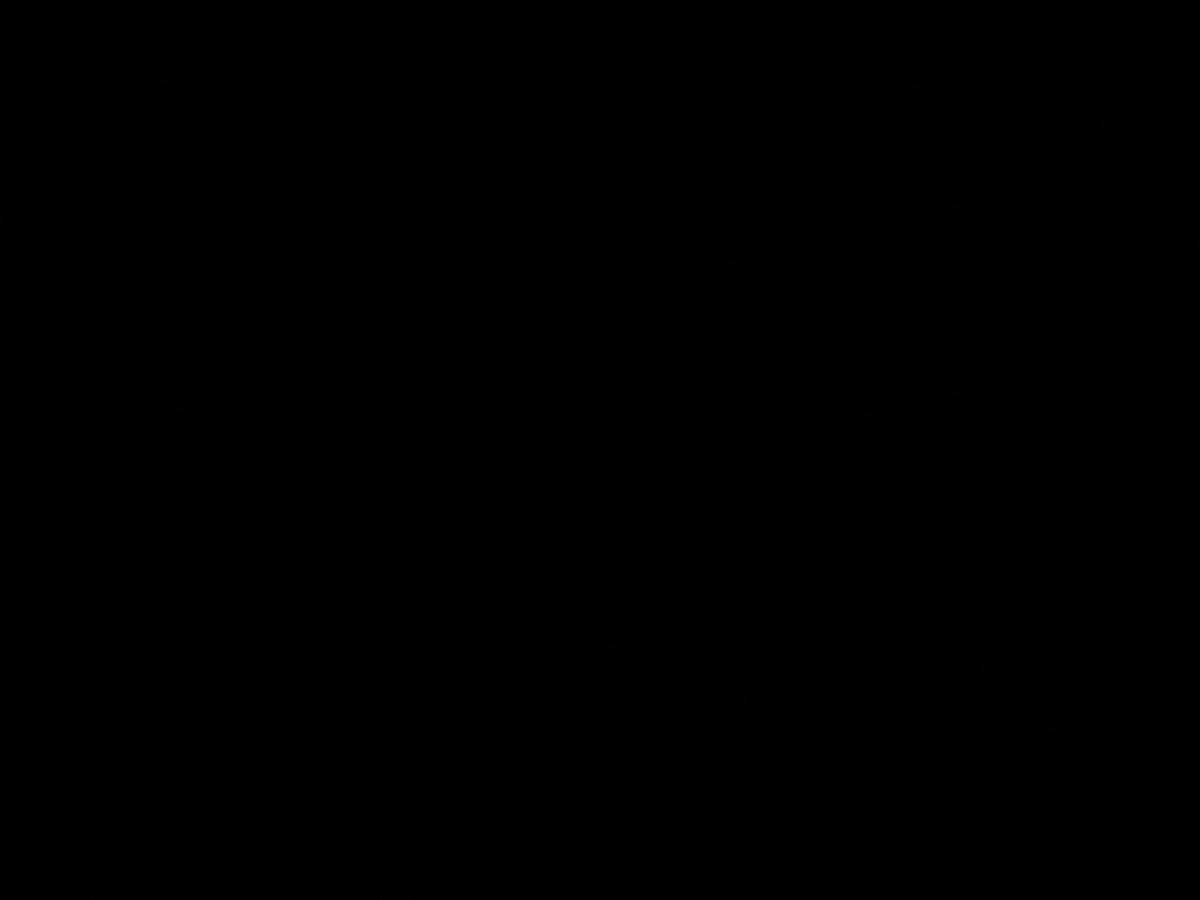
Frame 1 (no input)
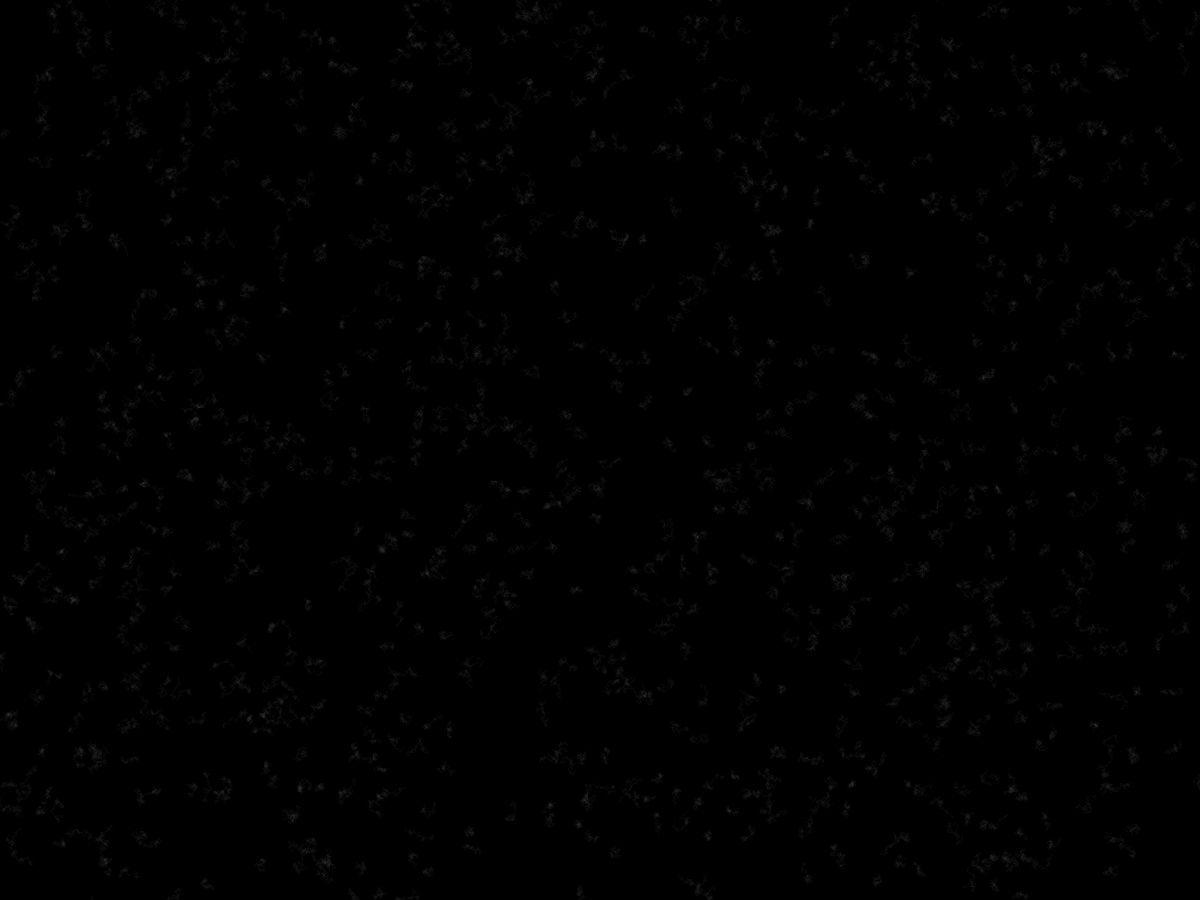
Frame 60 (the mouse pressed at the canvas centre just before this capture)
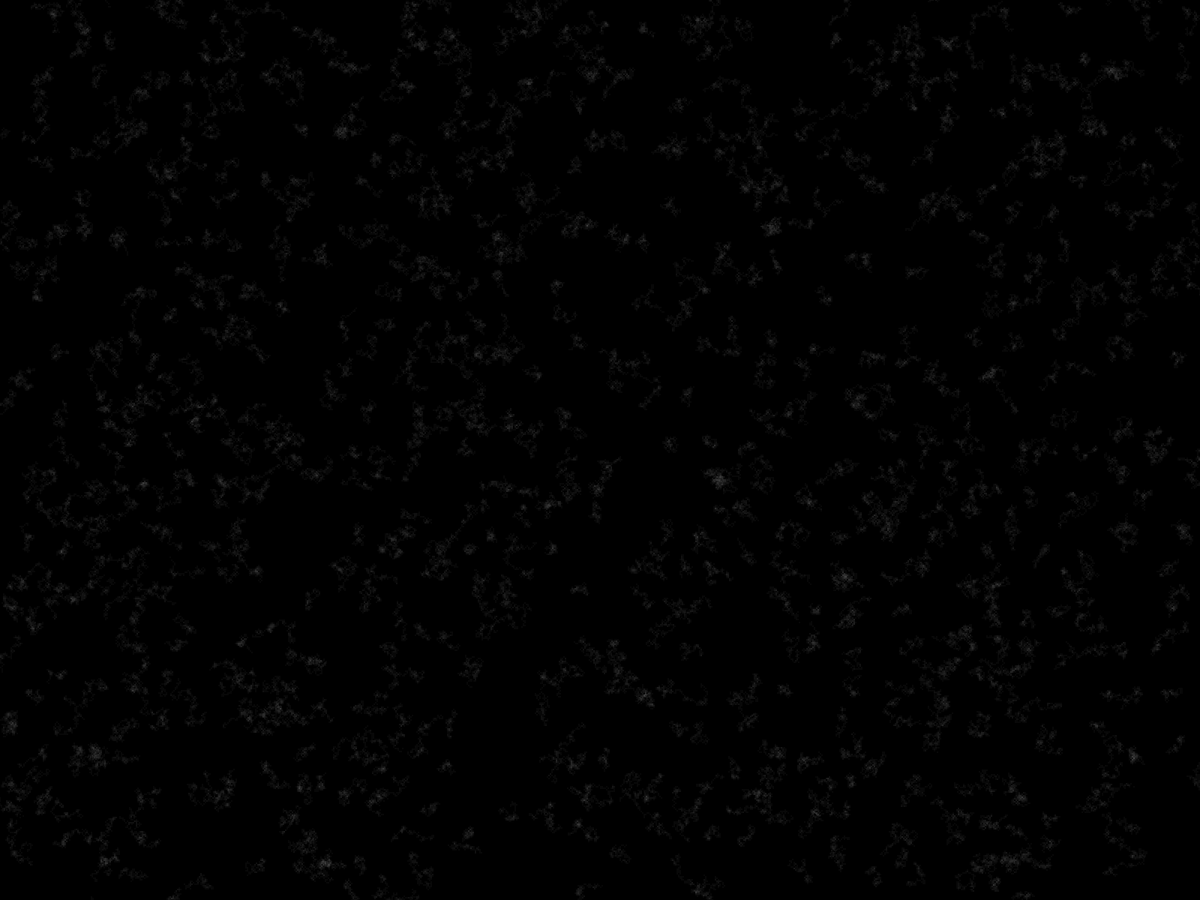
Frame 120 (the mouse held since frame 60 and released just before this capture)

The Processing sketch that drew these frames (run headless with seeded random() and noise(); from frame 60 on, the mouse is pressed at the canvas centre):

// Processing sketch: sketch_200806_futility
// ── sketch_200806_futility.pde
private ArrayList<Person> people;

void setup() {
  fullScreen();
  background(0);

  people = new ArrayList<Person>();
  int pplMax = 1000;
  for (int pplNum = 0; pplNum < pplMax; pplNum++) {
    int randX = (int)random(width);
    int randY = (int)random(height);
    Person newPerson = new Person(randX, randY);
    people.add(newPerson);
  }
}

void draw() {
  for (Person person : people) person.makeMove();
}

class Move {

  private String direction;

  public Move(String moveChoice) {
    direction = moveChoice;
  }

  public String getDirection() {
    return direction;
  }

  public void setDirection(String moveChoice) {
    direction = moveChoice;
  }
}

class Place {

  private int x;
  private int y;
  private color placeColor;
  public int placeDiameter;

  public Place(int xPos, int yPos) {
    x = xPos;
    y = yPos;
    placeColor = color(0, 0);
    placeDiameter = 2;
  }

  public void strengthen() {
    placeColor = color(255, 10);
  }

  public void weaken() {
    placeColor = color(0, 10);
  }

  public int getXPos() {
    return x;
  }

  public int getYPos() {
    return y;
  }

  public void update() {
    fill(placeColor);
    noStroke();
    circle(x, y, placeDiameter);
  }
}

class Legacy {

  private ArrayList<Move> moves;

  private Legacy() {
    moves = new ArrayList<Move>();
  }

  public ArrayList<Move> getMoves() {
    return  moves;
  }

  public void printMoves() {
    for (Move move : moves) {
      String moveDirection = move.getDirection();
      println(moveDirection);
    }
  }

  public void addMove(Move move) {
    moves.add(move);
  }

  public void removeMove(int movesIndex) {
    moves.remove(movesIndex);
  }

  private String compareThisMoveToEnd(Move moveChecking, int comparisonIndex) {

    String directionChecking = moveChecking.getDirection();

    Move moveComparing = moves.get(moves.size()-comparisonIndex);
    String directionComparing = moveComparing.getDirection();

    String oppositeMove = "noOpp";

    switch(directionComparing) {
    case "right":
      oppositeMove = "left";
      break;

    case "left":
      oppositeMove = "right";
      break;

    case "down":
      oppositeMove = "up";
      break;

    case "up":
      oppositeMove = "down";
      break;
    case "upRight":
      oppositeMove = "downLeft";
      break;

    case "upLeft":
      oppositeMove = "downRight";
      break;

    case "downRight":
      oppositeMove = "upLeft";
      break;

    case "downLeft":
      oppositeMove = "upRight";
      break;
    }

    if (directionChecking == oppositeMove) return "opposite";
    else return "notOpposite";
  }
}

class Person {
  private Legacy legacy;
  private Place currentPlace;
  public boolean movingBack;

  private int x;
  private int y;

  public Person(int homeX, int homeY) {
    x = homeX;
    y = homeY;
    legacy = new Legacy();
    currentPlace = new Place(x, y);
    movingBack = false;
  }

  public String checkBackward(Move moveChecking) {
    ArrayList<Move> myMoves = legacy.getMoves();

    if (!myMoves.isEmpty()) {

      if (!movingBack || myMoves.size() == 1) {
        String moveState = legacy.compareThisMoveToEnd(moveChecking, 1);

        if (moveState == "opposite") {
          movingBack = true;
          return "backward1";
        } else return "forward";
      }

      if (movingBack && myMoves.size() > 1) {
        String moveState1 = legacy.compareThisMoveToEnd(moveChecking, 1);
        String moveState2 = legacy.compareThisMoveToEnd(moveChecking, 2);

        if (moveState1 == "opposite" || moveState2 == "opposite") {
          movingBack = true;
          return "backward2";
        } else {
          movingBack = false;
          return "forward";
        }
      } else return "error";
    } else return "forward";
  }

  private String chooseMove() {
    int moveDis = currentPlace.placeDiameter;
    String moveDir = "noDir";

    int moveIndex = (int)random(8);

    switch(moveIndex) {
    case 0:
      x+=moveDis;
      moveDir = "right";
      break;
    case 1:
      x-=moveDis;
      moveDir = "left";
      break;
    case 2:
      y+=moveDis;
      moveDir = "down";
      break;
    case 3:
      y-=moveDis;
      moveDir = "up";
      break;
    case 4:
      x+=moveDis;
      y+=moveDis;
      moveDir = "downRight";
      break;
    case 5:
      x-=moveDis;
      y+=moveDis;
      moveDir = "downLeft";
      break;
    case 6:
      x-=moveDis;
      y-=moveDis;
      moveDir = "upLeft";
      break;
    case 7:
      x+=moveDis;
      y-=moveDis;
      moveDir = "upRight";
      break;
    }


    return(moveDir);
  }

  public void makeMove() {
    String moveDirection = chooseMove();

    Move newMove = new Move(moveDirection);
    currentPlace = new Place(x, y);
    String moveState = checkBackward(newMove);

    if (moveState == "backward1") {
      currentPlace.weaken();
      legacy.removeMove(legacy.moves.size() - 1);
    } else if (moveState == "backward2") {
      currentPlace.weaken();
      legacy.removeMove(legacy.moves.size() -1);
      legacy.removeMove(legacy.moves.size() - 1);
    } else if (moveState == "forward") {
      currentPlace.strengthen();
    }

    currentPlace.update();
    legacy.addMove(newMove);
  }
  //FOR TESTING

  //public void makeMove(String direction) {
  //  int moveDis = currentPlace.placeDiameter;
  //  String moveDir = "noDir";

  //  switch(direction) {
  //  case "right":
  //    x+=moveDis;
  //    moveDir = "right";
  //    break;
  //  case "left":
  //    x-=moveDis;
  //    moveDir = "left";
  //    break;
  //  case "down":
  //    y+=moveDis;
  //    moveDir = "down";
  //    break;
  //  case "up":
  //    y-=moveDis;
  //    moveDir = "up";
  //    break;
  //  }

  //  Move newMove = new Move(moveDir);
  //  currentPlace = new Place(x, y);
  //  String moveState = checkBackward(newMove);

  //  if (moveState == "backward1") {
  //    currentPlace.weaken();
  //    legacy.removeMove(legacy.moves.size() - 1);
  //  } else if (moveState == "backward2") {
  //    currentPlace.weaken();
  //    legacy.removeMove(legacy.moves.size() -1);
  //    legacy.removeMove(legacy.moves.size() -1);
  //  } else if (moveState == "forward") {
  //    currentPlace.strengthen();
  //  }

  //  currentPlace.update();
  //  legacy.addMove(newMove);
  //}
}
